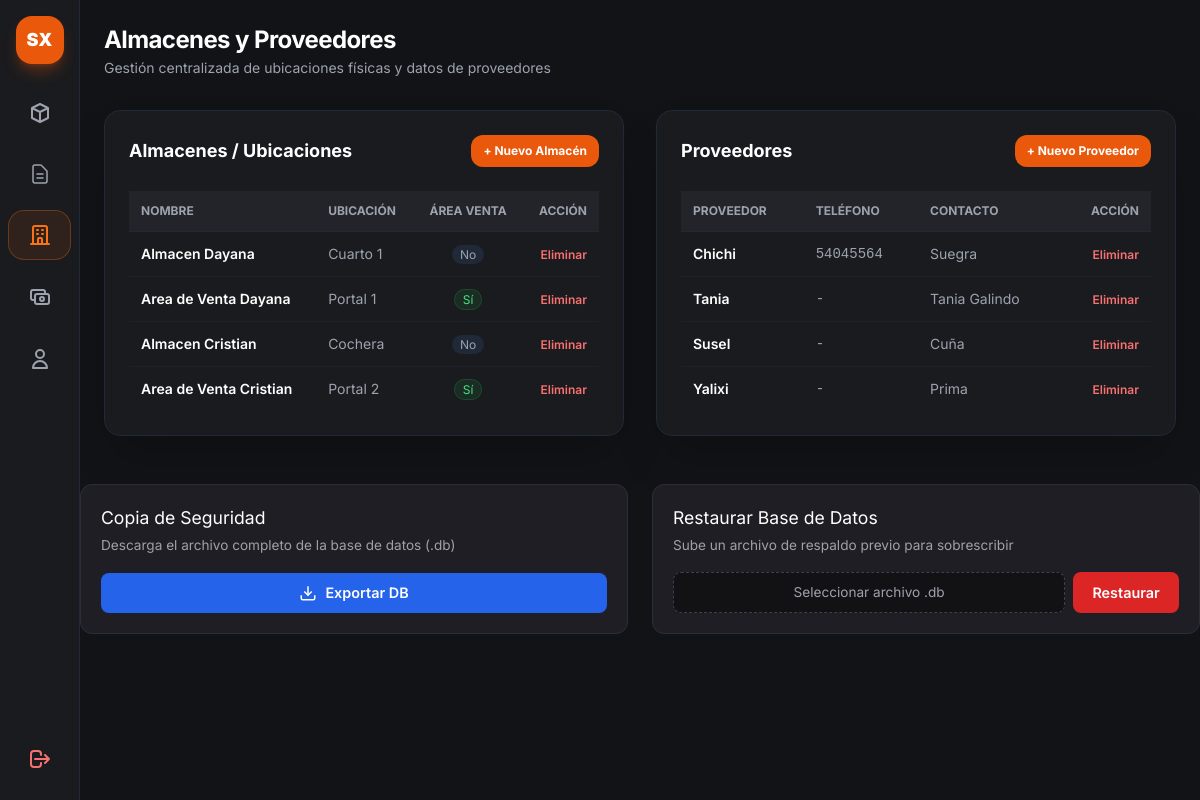
/admin/gestion-entidades (signed in), run on the app's committed database.
### app.py (models this page shows)
class Almacen(db.Model):
    __tablename__ = 'almacenes'
    id = db.Column(db.Integer, primary_key=True)
    nombre = db.Column(db.String(100), nullable=False, unique=True)
    ubicacion = db.Column(db.String(150), nullable=True)
    es_area_venta = db.Column(db.Boolean, default=False)
    stocks = db.relationship('StockAlmacen', backref='almacen', cascade="all, delete-orphan", lazy=True)

class Proveedor(db.Model):
    __tablename__ = 'proveedores'
    id = db.Column(db.Integer, primary_key=True)
    nombre = db.Column(db.String(100), nullable=False, unique=True)
    telefono = db.Column(db.String(30), nullable=True)
    contacto = db.Column(db.String(100), nullable=True)

### app.py (the view)
@app.route('/admin/gestion-entidades', methods=['GET'])
def vista_gestion_entidades():
    if 'user' not in session or session.get('rol') != 'admin':
        return redirect(url_for('login'))
    almacenes = Almacen.query.all()
    proveedores = Proveedor.query.all()
    return render_template('admin_gestion.html', almacenes=almacenes, proveedores=proveedores)

### templates/admin_gestion.html (shortened to what this page needs)
{% extends "base.html" %}
{% block content %}
<main class="p-6 space-y-8 flex-1">
    <header class="flex justify-between items-center">
        <div>
            <h1 class="text-2xl font-bold text-white tracking-tight">Almacenes y Proveedores</h1>
            <p class="text-sm text-gray-400 mt-0.5">Gestión centralizada de ubicaciones físicas y datos de proveedores
            </p>
        </div>
    </header>
    <div class="grid grid-cols-1 lg:grid-cols-2 gap-8">
        <section class="bg-[#1a1b1e] border border-gray-800 rounded-2xl p-6 shadow-2xl flex flex-col justify-between">
            <div>
                <div class="flex justify-between items-center mb-6">
                    <h2 class="text-lg font-bold text-white">Almacenes / Ubicaciones</h2>
                    <button onclick="abrirModalAlmacen()"
                        class="px-3 py-2 bg-orange-600 hover:bg-orange-500 text-white text-xs font-bold rounded-xl transition">
                        + Nuevo Almacén
                    </button>
                </div>
                <div class="overflow-x-auto">
                    <table class="w-full text-left border-collapse text-sm">
                        <thead>
                            <tr
                                class="border-b border-gray-800 text-xs font-semibold text-gray-400 uppercase bg-[#222429]">
                                <th class="p-3">Nombre</th>
                                <th class="p-3">Ubicación</th>
                                <th class="p-3 text-center">Área Venta</th>
                                <th class="p-3 text-right">Acción</th>
                            </tr>
                        </thead>
                        <tbody class="divide-y divide-gray-800/60">
                            {% for a in almacenes %}
                            <tr class="hover:bg-gray-800/30">
                                <td class="p-3 font-semibold text-white">{{ a.nombre }}</td>
                                <td class="p-3 text-gray-400">{{ a.ubicacion if a.ubicacion else '-' }}</td>
                                <td class="p-3 text-center">
                                    {% if a.es_area_venta %}
                                    <span
                                        class="px-2 py-0.5 text-xs bg-green-500/10 text-green-400 border border-green-500/20 rounded-full">Sí</span>
                                    {% else %}
                                    <span class="px-2 py-0.5 text-xs bg-gray-800 text-gray-400 rounded-full">No</span>
                                    {% endif %}
                                </td>
                                <td class="p-3 text-right">
                                    <form action="{{ url_for('eliminar_almacen', id=a.id) }}" method="POST"
                                        onsubmit="return confirm('¿Eliminar almacén?');">
                                        <button type="submit"
                                            class="text-red-400 hover:text-red-300 text-xs font-semibold">Eliminar</button>
                                    </form>
                                </td>
                            </tr>
                            {% else %}
                            <tr>
                                <td colspan="4" class="p-4 text-center text-gray-500">No hay almacenes creados.</td>
                            </tr>
                            {% endfor %}
                        </tbody>
                    </table>
                </div>
            </div>
        </section>
        <section class="bg-[#1a1b1e] border border-gray-800 rounded-2xl p-6 shadow-2xl flex flex-col justify-between">
            <div>
                <div class="flex justify-between items-center mb-6">
                    <h2 class="text-lg font-bold text-white">Proveedores</h2>
                    <button onclick="abrirModalProveedor()"
                        class="px-3 py-2 bg-orange-600 hover:bg-orange-500 text-white text-xs font-bold rounded-xl transition">
                        + Nuevo Proveedor
                    </button>
                </div>
                <div class="overflow-x-auto">
                    <table class="w-full text-left border-collapse text-sm">
                        <thead>
                            <tr
                                class="border-b border-gray-800 text-xs font-semibold text-gray-400 uppercase bg-[#222429]">
                                <th class="p-3">Proveedor</th>
                                <th class="p-3">Teléfono</th>
                                <th class="p-3">Contacto</th>
                                <th class="p-3 text-right">Acción</th>
                            </tr>
                        </thead>
                        <tbody class="divide-y divide-gray-800/60">
                            {% for p in proveedores %}
                            <tr class="hover:bg-gray-800/30">
                                <td class="p-3 font-semibold text-white">{{ p.nombre }}</td>
                                <td class="p-3 text-gray-400 font-mono">{{ p.telefono if p.telefono else '-' }}</td>
                                <td class="p-3 text-gray-400">{{ p.contacto if p.contacto else '-' }}</td>
                                <td class="p-3 text-right">
                                    <form action="{{ url_for('eliminar_proveedor', id=p.id) }}" method="POST"
                                        onsubmit="return confirm('¿Eliminar proveedor?');">
                                        <button type="submit"
                                            class="text-red-400 hover:text-red-300 text-xs font-semibold">Eliminar</button>
                                    </form>
                                </td>
                            </tr>
                            {% else %}
                            <tr>
                                <td colspan="4" class="p-4 text-center text-gray-500">No hay proveedores creados.</td>
                            </tr>
                            {% endfor %}
                        </tbody>
                    </table>
                </div>
            </div>
        </section>
    </div>
</main>
<div class="db-tools-container">
    <div class="db-card">
        <div class="db-card-info">
            <h3>Copia de Seguridad</h3>
            <p>Descarga el archivo completo de la base de datos (.db)</p>
        </div>
        <a href="{{ url_for('exportar_db') }}" class="btn-db btn-export">
            <svg width="18" height="18" viewBox="0 0 24 24" fill="none" stroke="currentColor" stroke-width="2">
                <path d="M21 15v4a2 2 0 0 1-2 2H5a2 2 0 0 1-2-2v-4" />
                <polyline points="7 10 12 15 17 10" />
                <line x1="12" y1="15" x2="12" y2="3" />
            </svg>
            Exportar DB
        </a>
    </div>
    <div class="db-card">
        <div class="db-card-info">
            <h3>Restaurar Base de Datos</h3>
            <p>Sube un archivo de respaldo previo para sobrescribir</p>
        </div>
        <form action="{{ url_for('importar_db') }}" method="POST" enctype="multipart/form-data" class="restore-form">
            <label for="archivo_db" class="file-dropzone">
                <span id="file-label-text">Seleccionar archivo .db</span>
            </label>
            <button type="submit" class="btn-db btn-import">
                Restaurar
            </button>
        </form>
    </div>
</div>
{% endblock %}

### templates/base.html (shortened to what this page needs)
<!DOCTYPE html>
<html lang="es" class="h-full bg-[#121316]">
<head>
    <script src="https://cdn.tailwindcss.com"></script>
    <script src="https://cdn.tailwindcss.com"></script>
    <link rel="stylesheet" href="/static/css/style.css">
</head>
<body class="h-full bg-[#121316] text-gray-200 flex overflow-hidden">
    <aside
        class="w-16 md:w-20 bg-[#1a1b1e] border-r border-gray-800 flex flex-col items-center py-4 justify-between h-screen shrink-0 z-40">
        <div class="flex flex-col items-center gap-6 w-full">
            <div
                class="w-10 h-10 md:w-12 md:h-12 bg-orange-600 rounded-2xl flex items-center justify-center font-black text-white text-lg shadow-lg shadow-orange-600/30">
                SX
            </div>
            <nav class="flex flex-col gap-3 w-full px-2">
                <a href="{{ url_for('vista_admin') }}" title="Almacenes"
                    class="p-3 rounded-2xl flex items-center justify-center transition-all border {{ 'bg-orange-600/10 border-orange-500/30 text-orange-500' if request.endpoint == 'vista_admin' else 'border-transparent text-gray-400 hover:text-white hover:bg-gray-800' }}">
                    <svg class="w-6 h-6" fill="none" stroke="currentColor" viewBox="0 0 24 24">
                        <path stroke-linecap="round" stroke-linejoin="round" stroke-width="2"
                            d="M20 7l-8-4-8 4m16 0l-8 4m8-4v10l-8 4m0-10L4 7m8 4v10M4 7v10l8 4"></path>
                    </svg>
                </a>
                <a href="{{ url_for('vista_reporte_cierres') }}" title="Reportes de Cierre" class="flex items-center justify-center p-3 text-gray-400 hover:text-white hover:bg-gray-800/60 rounded-xl transition">
                    <svg class="w-6 h-6 stroke-[1.5]" fill="none" stroke="currentColor" viewBox="0 0 24 24">
                        <path stroke-linecap="round" stroke-linejoin="round" d="M9 12h6m-6 4h6m2 5H7a2 2 0 01-2-2V5a2 2 0 012-2h5.586a1 1 0 01.707.293l5.414 5.414a1 1 0 01.293.707V19a2 2 0 01-2 2z"/>
                    </svg>
                </a>
                <a href="{{ url_for('vista_gestion_entidades') }}" title="Almacenes y Proveedores"
                    class="p-3 rounded-2xl flex items-center justify-center transition-all border {{ 'bg-orange-600/10 border-orange-500/30 text-orange-500' if request.endpoint == 'vista_gestion_entidades' else 'border-transparent text-gray-400 hover:text-white hover:bg-gray-800' }}">
                    <svg class="w-6 h-6" fill="none" stroke="currentColor" viewBox="0 0 24 24">
                        <path stroke-linecap="round" stroke-linejoin="round" stroke-width="2"
                            d="M19 21V5a2 2 0 00-2-2H7a2 2 0 00-2 2v16m14 0h2m-2 0h-5m-9 0H3m2 0h5M9 7h1m-1 4h1m4-4h1m-1 4h1m-5 10v-5a1 1 0 011-1h2a1 1 0 011 1v5m-4 0h4" />
                    </svg>
                </a>
                <a href="{{ url_for('cuentas_por_pagar') }}" title="Cuentas por Pagar"
                    class="p-3 rounded-2xl flex items-center justify-center transition-all border {{ 'bg-orange-600/10 border-orange-500/30 text-orange-500' if request.endpoint == 'cuentas_por_pagar' else 'border-transparent text-gray-400 hover:text-white hover:bg-gray-800' }}">
                    <svg class="w-6 h-6" fill="none" stroke="currentColor" viewBox="0 0 24 24">
                        <path stroke-linecap="round" stroke-linejoin="round" stroke-width="2"
                            d="M17 9V7a2 2 0 00-2-2H5a2 2 0 00-2 2v6a2 2 0 002 2h2m2 4h10a2 2 0 002-2v-6a2 2 0 00-2-2H9a2 2 0 00-2 2v6a2 2 0 002 2zm7-5a2 2 0 11-4 0 2 2 0 014 0z">
                        </path>
                    </svg>
                </a>
                <a href="/admin/usuarios" title="Usuarios"
                    class="p-3 rounded-2xl flex items-center justify-center transition-all border border-transparent text-gray-400 hover:text-white hover:bg-gray-800">
                    <svg class="w-6 h-6" fill="none" stroke="currentColor" viewBox="0 0 24 24">
                        <path stroke-linecap="round" stroke-linejoin="round" stroke-width="2"
                            d="M16 7a4 4 0 11-8 0 4 4 0 018 0zM12 14a7 7 0 00-7 7h14a7 7 0 00-7-7z"></path>
                    </svg>
                </a>
            </nav>
        </div>
        <a href="{{ url_for('logout') }}" title="Cerrar Sesión"
        class="p-3 rounded-2xl text-red-400 hover:text-white hover:bg-red-600/20 transition-all border border-transparent hover:border-red-500/30">
        <svg class="w-6 h-6" fill="none" stroke="currentColor" viewBox="0 0 24 24">
            <path stroke-linecap="round" stroke-linejoin="round" stroke-width="2"
                d="M17 16l4-4m0 0l-4-4m4 4H7m6 4v1a3 3 0 01-3 3H6a3 3 0 01-3-3V7a3 3 0 013-3h4a3 3 0 013 3v1"></path>
        </svg>
        </a>
    </aside>
    <main class="flex-1 overflow-y-auto h-screen">
        {% block content %}{% endblock %}
    </main>
</body>
</html>

### static/css/style.css (style rules this page uses)
body { font-family: 'Inter', sans-serif; }
.db-tools-container { display: grid; grid-template-columns: repeat(auto-fit, minmax(300px, 1fr)); gap: 1.5rem; margin: 1.5rem 0; }
.db-card { background: #1e1e24; border: 1px solid #2d2d38; border-radius: 12px; padding: 1.25rem; display: flex; flex-direction: column; justify-content: space-between; gap: 1rem; }
.db-card-info h3 { margin: 0 0 0.25rem 0; font-size: 1.1rem; color: #fff; }
.db-card-info p { margin: 0; font-size: 0.85rem; color: #a0a0ab; }
.btn-db { display: inline-flex; align-items: center; justify-content: center; gap: 0.5rem; padding: 0.6rem 1.2rem; border-radius: 8px; font-weight: 600; font-size: 0.9rem; cursor: pointer; border: none; text-decoration: none; transition: all 0.2s ease; }
.btn-export { background: #2563eb; color: #fff; }
.btn-import { background: #dc2626; color: #fff; }
.restore-form { display: flex; gap: 0.5rem; }
.file-dropzone { flex: 1; background: #121215; border: 1px dashed #3f3f4e; border-radius: 8px; padding: 0.6rem; color: #a0a0ab; font-size: 0.85rem; text-align: center; cursor: pointer; overflow: hidden; white-space: nowrap; text-overflow: ellipsis; }

### data on the page
Almacen: nombre "Almacen Dayana", ubicacion "Cuarto 1", es_area_venta "No"
Almacen: nombre "Area de Venta Dayana", ubicacion "Portal 1", es_area_venta "Sí"
Almacen: nombre "Almacen Cristian", ubicacion "Cochera", es_area_venta "No"
Almacen: nombre "Area de Venta Cristian", ubicacion "Portal 2", es_area_venta "Sí"
Proveedor: nombre "Chichi", telefono "54045564", contacto "Suegra"
Proveedor: nombre "Tania", telefono "-", contacto "Tania Galindo"
Proveedor: nombre "Susel", telefono "-", contacto "Cuña"
Proveedor: nombre "Yalixi", telefono "-", contacto "Prima"
